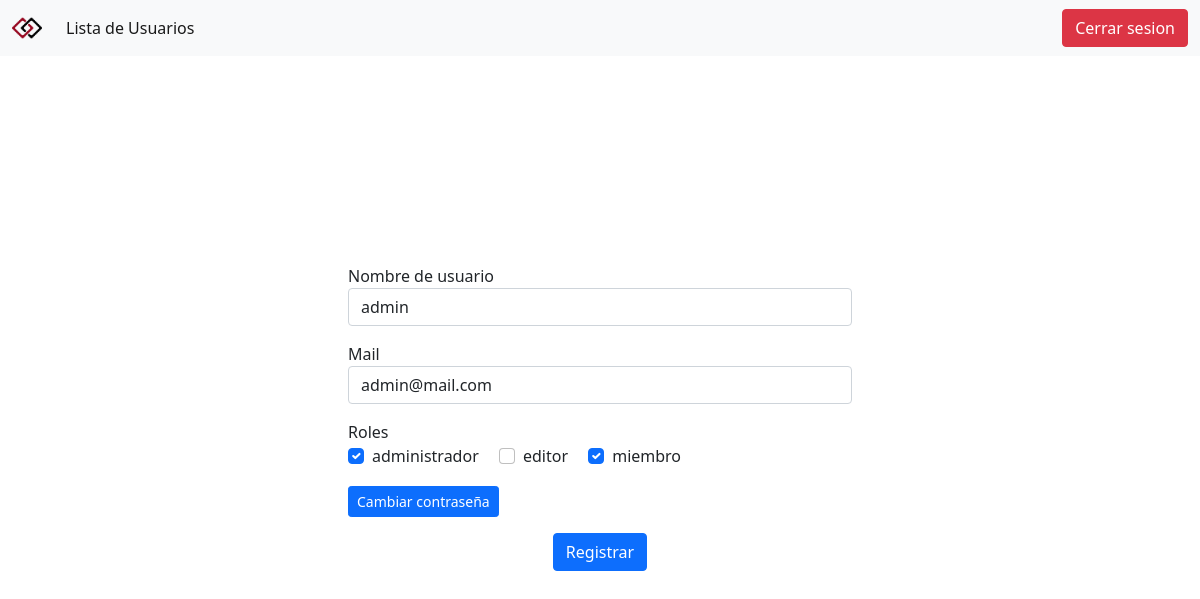
/view/actualizarLogin.php?idu=18 (signed in), run on the app's committed database.
### tables this page shows
CREATE TABLE `usuario` (
  `idusuario` bigint(20) NOT NULL,
  `usnombre` varchar(50) NOT NULL,
  `uspass` varchar(50) NOT NULL,
  `usmail` varchar(50) NOT NULL,
  `usdeshabilitado` timestamp NULL DEFAULT NULL
);

CREATE TABLE `rol` (
  `idrol` bigint(20) NOT NULL,
  `rodescripcion` varchar(50) NOT NULL
);

### util/funciones.php (called while the page is built, shortened)
<?php
function data_submitted() {
  $_AAux = array();
  if (!empty($_POST))
    $_AAux = $_POST;
  else
            if (!empty($_GET)) {
    $_AAux = $_GET;
  }
  return $_AAux;
}

### controller/ActualizarLoginControl.php (called while the page is built, shortened)
<?php
class ActualizarLoginControl {
  function buscarUsuario() {
    $data = data_submitted();
    $usuario = null;
    if (isset($data['idu'])) {
      $controlAbmUsuario = new AbmUsuario();
      $condicion['idusuario'] = $data['idu'];
      if ($controlAbmUsuario->buscar($condicion)) {
        $usuario = $controlAbmUsuario->buscar($condicion)[0];
      }
    }
    return $usuario;
  }
  function rolesAsignados() {
    $controlRol = new AbmRol();
    $allRoles = $controlRol->buscar(null);
    return $allRoles;
  }
}

### model/Usuario.php (called while the page is built, shortened)
<?php
class Usuario {
  private $idusuario;
  private $usnombre;
  private $usmail;
  private $colRoles;
  public function __construct() {
    $this->idusuario = null;
    $this->usnombre = "";
    $this->usmail = "";
    $this->colRoles = [];
  }
  public function getIdUsuario() {
    return $this->idusuario;
  }
  public function setIdUsuario($idusuario) {
    $this->idusuario = $idusuario;
  }
  public function getUsNombre() {
    return $this->usnombre;
  }
  public function setUsNombre($usnombre) {
    $this->usnombre = $usnombre;
  }
  public function getUsMail() {
    return $this->usmail;
  }
  public function setUsMail($usmail) {
    $this->usmail = $usmail;
  }
  public function getColRoles() {
    $condicionRol['idusuario'] = $this->getIdUsuario();
    $ambUsuarioRol = new AbmUsuarioRol();
    $colRolesUsuario = $ambUsuarioRol->buscar($condicionRol);
    return $this->colRoles;
  }
  public function setColRoles($colRoles) {
    $this->colRoles = $colRoles;
  }
  public static function listar($parametro = "") {
    $arreglo = array();
    $db = new BaseDatos();
    $sql = "SELECT * FROM usuario ";
    if ($parametro != "") {
      $sql .= 'WHERE' . $parametro;
    }
    $res = $db->Ejecutar($sql);
    if ($res > -1) {
      if ($res > 0) {
        while ($row = $db->Registro()) {
          $obj = new Usuario();
          $obj->setear($row);
          array_push($arreglo, $obj);
        }
      }
    }
    return $arreglo;
  }
}

### model/connection/BaseDatos.php (called while the page is built, shortened)
<?php
class BaseDatos extends PDO {
  private $conec;
  private $indice;
  private $resultado;
  public function __construct() {
    $this->indice = 0;
    try {
      $this->conec = true;
    } catch (PDOException $e) {
      $this->sql = $e->getMessage();
      $this->conec = false;
    }
  }
  public function Iniciar() {
    return $this->getConec();
  }
  public function getConec() {
    return $this->conec;
  }
  public function setSQL($e) {
    return "\n" . $this->sql = $e;
  }
  public function Ejecutar($sql) {
    if (stristr($sql, "select")) {
      $resp =  $this->EjecutarSelect($sql);
    }
    return $resp;
  }
  private function EjecutarSelect($sql) {
    $cant = -1;
    $resultado = parent::query($sql);
    if (!$resultado) {
      $this->analizarDebug();
    } else {
      $arregloResult = $resultado->fetchAll();
      $cant = count($arregloResult);
    }
    return $cant;
  }
  public function Registro() {
    $filaActual = false;
    $indiceActual = $this->getIndice();
    if ($indiceActual >= 0) {
      $filas = $this->getResultado();
      if ($indiceActual < count($filas)) {
        $filaActual =  $filas[$indiceActual];
      } else {
        $this->setIndice(-1);
      }
    }
    return $filaActual;
  }
  private function setIndice($valor) {
    $this->indice = $valor;
  }
  private function getIndice() {
    return $this->indice;
  }
  private function setResultado($valor) {
    $this->resultado = $valor;
  }
  private function getResultado() {
    return $this->resultado;
  }
}

### controller/AbmUsuario.php (called while the page is built, shortened)
<?php
class AbmUsuario {
  public function buscar($condiciones) {
    $where = " true";
    if ($condiciones <> null) {
      if (isset($condiciones['idusuario']))
        $where .= " and idusuario ={$condiciones['idusuario']}";
    }
    $arreglo = Usuario::listar($where);
    return $arreglo;
  }
}

### model/Rol.php (called while the page is built, shortened)
<?php
class Rol {
  private $idrol;
  private $rodescripcion;
  public function __construct() {
    $this->idrol = null;
    $this->rodescripcion = "";
  }
  public function getIdRol() {
    return $this->idrol;
  }
  public function setIdRol($idrol) {
    $this->idrol = $idrol;
  }
  public function getRoDescripcion() {
    return $this->rodescripcion;
  }
  public function setRoDescripcion($rodescripcion) {
    $this->rodescripcion = $rodescripcion;
  }
  public function cargar() {
    $resp = false;
    $db = new BaseDatos();
    $sql = "SELECT * FROM rol WHERE idrol = {$this->getIdRol()}";
    if ($db->Iniciar()) {
      if ($db->Ejecutar($sql)) {
        if ($row = $db->Registro()) {
          $datos = [
            'idrol' => $row['idrol'],
            'rodescripcion' => $row['rodescripcion'],
          ];
          $resp = true;
        }
      } else {
        $this->setmensajeoperacion("Rol->listar: {$db->getError()}");
      }
    } else {
      $this->setmensajeoperacion("Rol->listar: {$db->getError()}");
    }
    return $resp;
  }
  public static function listar($parametro = "") {
    $arreglo = array();
    $db = new BaseDatos();
    $sql = "SELECT * FROM rol ";
    if ($parametro != "") {
      $sql .= 'WHERE ' . $parametro;
    }
    $res = $db->Ejecutar($sql);
    if ($res > -1) {
      if ($res > 0) {
        while ($row = $db->Registro()) {
          $objRol = new Rol();
          $objRol->setear($row);
          array_push($arreglo, $objRol);
        }
      }
    }
    return $arreglo;
  }
}

### controller/AbmRol.php (called while the page is built, shortened)
<?php
class AbmRol {
  public function buscar($condiciones) {
    $where = " true ";
    $arreglo = Rol::listar($where);
    return $arreglo;
  }
}

### controller/AbmUsuarioRol.php (called while the page is built, shortened)
<?php
class AbmUsuarioRol {
  public function buscar($condiciones) {
    $where = " true";
    if ($where <> null) {
      if (isset($condiciones['idusuario']))
        $where .= " and idusuario ={$condiciones['idusuario']}";
    }
    $arreglo = UsuarioRol::listar($where);
    return $arreglo;
  }
}

### model/UsuarioRol.php (called while the page is built, shortened)
<?php
class UsuarioRol {
  public static function listar($parametro = "") {
    $arreglo = array();
    $db = new BaseDatos();
    $sql = "SELECT * FROM usuariorol ";
    if ($parametro != "") {
      $sql .= 'WHERE ' . $parametro;
    }
    $res = $db->Ejecutar($sql);
    if ($res > -1) {
      if ($res > 0) {
        while ($row = $db->Registro()) {
          $obj = new UsuarioRol();
          $objUsuario = new Usuario();
          $objUsuario->setIdUsuario($row['idusuario']);
          $objUsuario->cargar();
          $objRol = new Rol();
          $objRol->setIdRol($row['idrol']);
          $objRol->cargar();
          $datos = [
            'objusuario' => $objUsuario,
            'objrol' => $objRol
          ];
          $obj->setear($datos);
          array_push($arreglo, $obj);
        }
      }
    }
    return $arreglo;
  }
}

### view/actualizarLogin.php (the view, shortened to what this page needs)
<?php include_once "../configuracion.php" ?>
<?php $title = 'Actualizar Datos de Usuario';
include_once 'includes/head.php' ?>
<?php include_once 'includes/navbar.php' ?>
<?php
if (isset($_GET['idu'])) {
  $controlAL = new ActualizarLoginControl();
  $usuario = $controlAL->buscarUsuario();
  $allRoles = $controlAL->rolesAsignados();
  $usuarioRoles = $usuario->getColRoles();
}
?>
<?php if (isset($_SESSION['activa'])) { ?>
  <?php if ($usuario) { ?>
    <form id="form-actualizar-login" data-toggle="actualizarLoginValidator" class="needs-validation p-5 w-50 mx-auto mt-20vh" action="actualizarLoginAccion.php" method="post" novalidate>
      <div class="form-group mb-3">
        <label for="usnombre">Nombre de usuario</label>
        <input type="text" name="usnombre" value="<?= $usuario->getUsNombre() ?>" class="form-control" id="usnombre" required>
      </div>
      <div class="form-group mb-3">
        <label for="usmail">Mail</label>
        <input type="email" name="usmail" value="<?= $usuario->getUsMail() ?>" class="form-control" id="usmail" required>
      </div>
      <div class="form-group mb-3">
        <label for="usmail">Roles</label>
        <div class="form-group mb-3">
          <?php
          foreach ($allRoles as $i => $rol) {
            $checked = "";
            foreach ($usuarioRoles as $rolUsuario) {
              if ($checked == "" and $rol->getIdRol() == $rolUsuario->getIdRol()) {
                $checked = "checked";
              }
            }
          ?>
            <div class="form-check form-check-inline">
              <input class="form-check-input" type="checkbox" <?= $checked ?> id="rol-<?= $rol->getRoDescripcion() ?>" name="rol[<?= $rol->getIdRol() ?>]" value="<?= $rol->getRoDescripcion() ?>">
              <label class="form-check-label" for="rol-<?= $rol->getRoDescripcion() ?>"><?= $rol->getRoDescripcion() ?></label>
            </div>
          <?php
          }
          ?>
        </div>
      </div>
      <button type="button" onclick="togglePass()" class="btn btn-primary btn-sm" id="pass-button-principal">Cambiar contraseña</button>
      <div class="text-center">
        <button type="submit" class="btn btn-primary mt-3">Registrar</button>
      </div>
    </form>
  <?php } else { ?>
    <div class="text-center mt-5">
      <a class='btn btn-primary' href="listarUsuario.php" role='button'>Ver lista de usuarios</a>
    </div>
  <?php } ?>
<?php } ?>
<?php include_once 'includes/foot.php' ?>

### view/css/main.css (style rules this page uses)
.mt-20vh { margin-top: 20vh; }

### data on the page
usuario: usnombre "admin", usmail "admin@mail.com"
rol: rodescripcion "administrador"
rol: rodescripcion "editor"
rol: rodescripcion "miembro"
